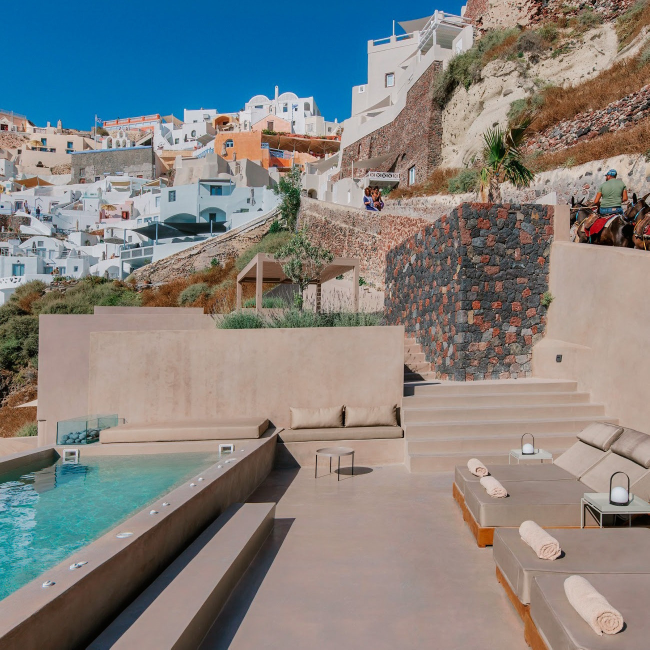
#> input picture image1.jpg, 1299 x 1299 px, given in place of Untitled18.jpg, which was not available (shown at 1/2 size)
$ python test_orb_rotate_match.py
#> lines starting #> are read from the running program, lines starting #| are printed output that depends on the picture; pictures that were not available may be replaced by others from this repository, and a replacement may not be noted
import cv2
import numpy as np
import logging
from app import orb_feature_match
from PIL import Image

# Setup logging
logging.basicConfig(level=logging.INFO, format='%(levelname)s: %(message)s')

def rotate_image(image, angle):
    """Rotate a PIL image by the given angle."""
    return image.rotate(angle)

def flip_image(image, mode):
    """Flip a PIL image vertically, horizontally, or both."""
    if mode == 'vertical':
        return image.transpose(Image.FLIP_TOP_BOTTOM)
    elif mode == 'horizontal':
        return image.transpose(Image.FLIP_LEFT_RIGHT)
    elif mode == 'both':
        return image.transpose(Image.FLIP_TOP_BOTTOM).transpose(Image.FLIP_LEFT_RIGHT)
    return image

def pil_to_cv(image):
    """Convert PIL image to OpenCV grayscale numpy array."""
    return cv2.cvtColor(np.array(image), cv2.COLOR_RGB2GRAY)

if __name__ == "__main__":
    logging.basicConfig(level=logging.INFO, format='%(levelname)s: %(message)s')
    pil_img = Image.open("images/Untitled18.jpg")
#> pil_img is the input picture: PIL image 1299x1299 RGB; mean R, G, B 130.8, 129.8, 127.9
    fails_log = open('fails.log', 'w')
    for angle in range(360):
        rotated = rotate_image(pil_img, angle)
        states = {
            'base': rotated,
            'vertical': flip_image(rotated, 'vertical'),
            'horizontal': flip_image(rotated, 'horizontal'),
            'both': flip_image(rotated, 'both')
        }
#> in flip_image, `return image.transpose(Image.FLIP_TOP_BOTTOM)`:
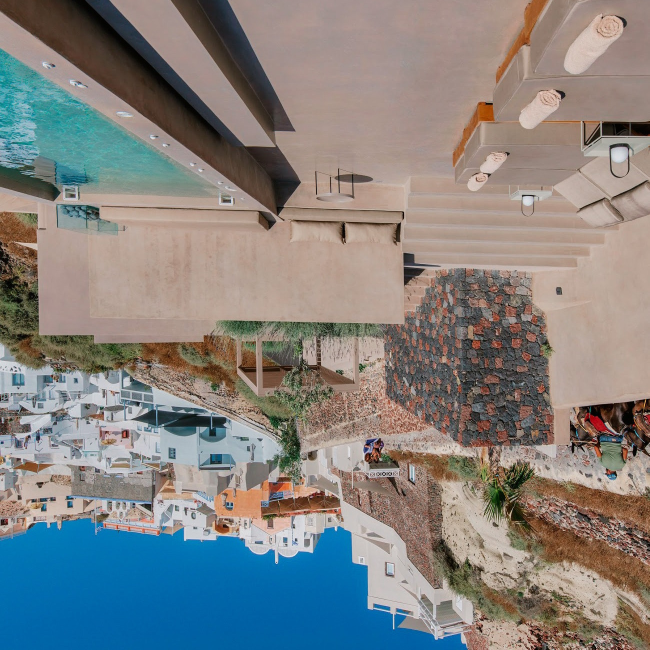
#> returned value: PIL image 1299x1299 RGB (shown at 1/2 size); mean R, G, B 130.8, 129.8, 127.9
#> call 2 of flip_image, with mode = 'horizontal'
#> in flip_image (call 2), `return image.transpose(Image.FLIP_LEFT_RIGHT)`:
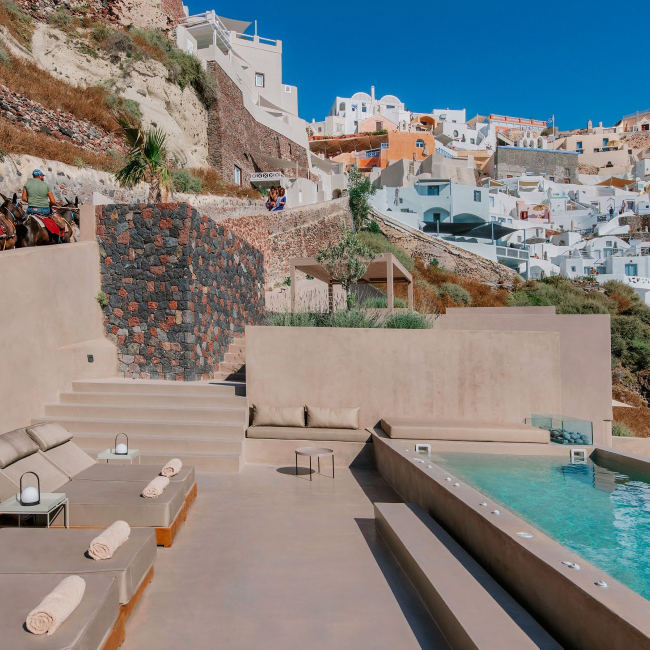
#> returned value: PIL image 1299x1299 RGB (shown at 1/2 size); mean R, G, B 130.8, 129.8, 127.9
#> call 3 of flip_image, with mode = 'both'
#> in flip_image (call 3), `return image.transpose(Image.FLIP_TOP_BOTTOM).transpose(Image.FLIP_LEF..`:
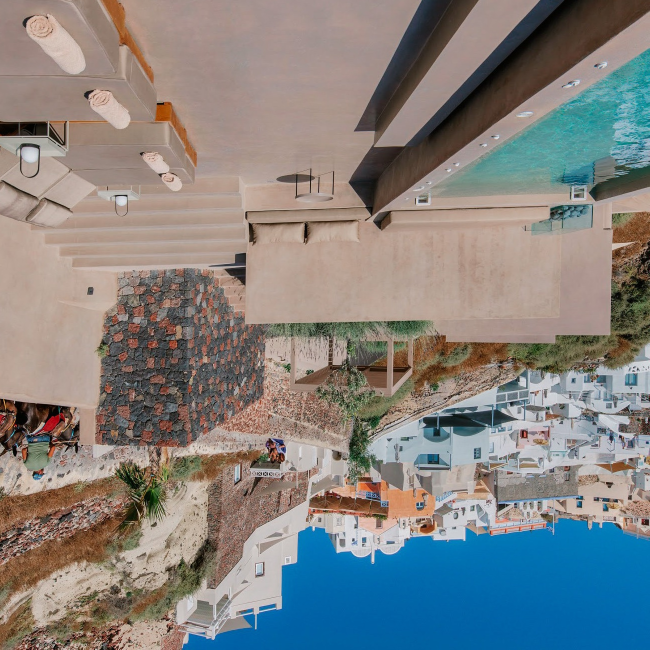
#> returned value: PIL image 1299x1299 RGB (shown at 1/2 size); mean R, G, B 130.8, 129.8, 127.9
        for state_name, state_img in states.items():
            temp_path = f".temp_rotated.jpg"
            state_img.save(temp_path)
            img1 = cv2.imread("image1.jpg", cv2.IMREAD_GRAYSCALE)
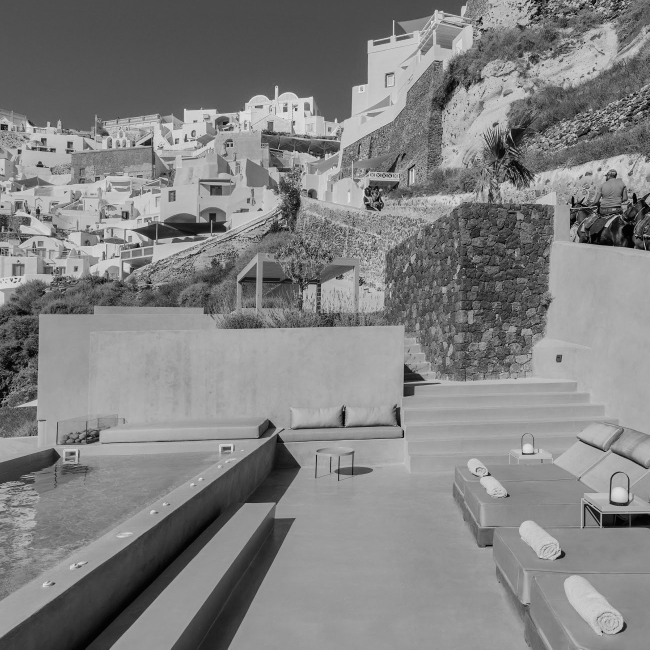
#> img1: shape (1299, 1299) (shown at 1/2 size); min 0, max 250, mean 129.9
            img2 = cv2.imread(temp_path, cv2.IMREAD_GRAYSCALE)
#> img2: shape (1299, 1299); min 0, max 251, mean 129.9
            orb = cv2.ORB_create()
            kp1, des1 = orb.detectAndCompute(img1, None)
#> kp1 = 500 keypoints; strongest (x, y, size): (760, 350, 31), (768, 348, 31), (806, 874, 31), (767, 354, 31)
            kp2, des2 = orb.detectAndCompute(img2, None)
#> kp2 = 500 keypoints; strongest (x, y, size): (768, 348, 31), (783, 352, 31), (806, 874, 31), (767, 354, 31)
            if des1 is not None and des2 is not None:
                bf = cv2.BFMatcher(cv2.NORM_HAMMING, crossCheck=True)
                matches = bf.match(des1, des2)
#> matches = 441 matches
                good_matches = [m for m in matches if m.distance < 50]
#> good_matches = 440 matches
                matched = len(good_matches) >= 5
#> matched = True
#> (the run stopped early here; a loop or call above may not have finished)
